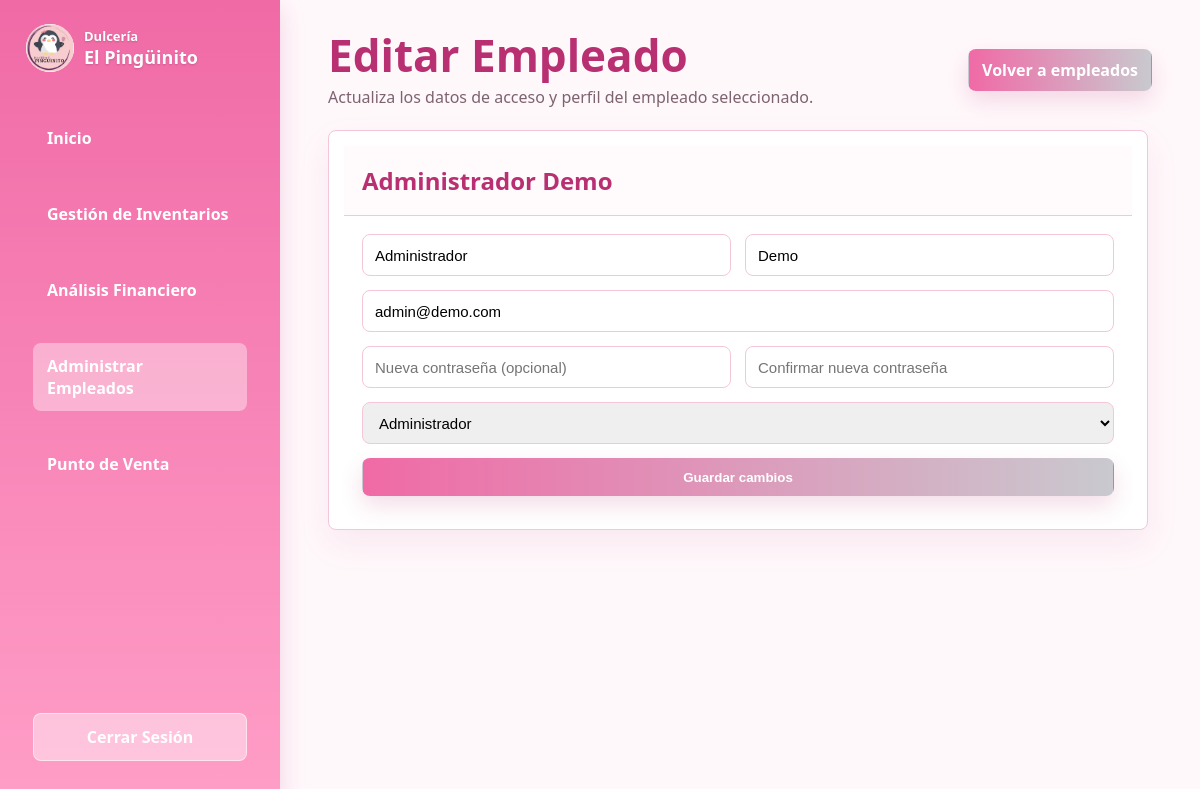
The page /pages/editar_empleado.php?id=2 (signed in) on the database its author committed.
### tables this page shows
CREATE TABLE `usuarios` (
  `id` int(11) NOT NULL,
  `apellidos` varchar(50) NOT NULL,
  `nombre` varchar(100) NOT NULL,
  `email` varchar(100) NOT NULL,
  `password` varchar(255) NOT NULL,
  `rol` enum('admin','empleado') NOT NULL DEFAULT 'empleado',
  `fecha_creacion` timestamp NOT NULL DEFAULT current_timestamp()
);

### pages/editar_empleado.php (the view, shortened to what this page needs)
<?php
require_once __DIR__ . '/../includes/db.php';
$empleado_id = isset($_GET['id']) ? intval($_GET['id']) : 0;
$empleado = null;
$sql_select = "SELECT id, nombre, apellidos, email, rol FROM usuarios WHERE id = ?";
$stmt_select = $conn->prepare($sql_select);
if ($stmt_select) {
    $stmt_select->bind_param("i", $empleado_id);
    $stmt_select->execute();
    $result_select = $stmt_select->get_result();
    if ($result_select->num_rows == 1) {
        $empleado = $result_select->fetch_assoc();
    } else {
        header("Location: /DULCERIAV2/pages/administrar_empleados.php?error=empleado_no_encontrado");
        exit();
    }
} else {
    $mensaje = "Error al preparar la consulta para obtener el empleado: " . $conn->error;
    $clase_mensaje = "error";
}
?>
<!DOCTYPE html>
<html lang="es">
<head>
    <link rel="stylesheet" href="/DULCERIAV2/css/app.css">
    <link rel="stylesheet" href="/DULCERIAV2/css/module-layout.css">
</head>
<body class="module-page">
    <nav id="sidebar">
        <div class="sidebar-brand">
            <img src="/DULCERIAV2/assets/logo.png" alt="Logo de Dulcería El Pingüinito">
            <div>
                <span>Dulcería</span>
                <strong>El Pingüinito</strong>
            </div>
        </div>
        <ul class="sidebar-menu">
            <li><a href="/DULCERIAV2/pages/dashboard.php">Inicio</a></li>
            <li><a href="/DULCERIAV2/pages/inventario.php">Gestión de Inventarios</a></li>
            <li><a href="/DULCERIAV2/pages/analisis_finaciero.php">Análisis Financiero</a></li>
            <li><a class="active" href="/DULCERIAV2/pages/administrar_empleados.php">Administrar Empleados</a></li>
            <li><a href="/DULCERIAV2/pages/punto_venta.php">Punto de Venta</a></li>
        </ul>
        <ul class="sidebar-footer">
            <li><a href="/DULCERIAV2/actions/logout.php">Cerrar Sesión</a></li>
        </ul>
    </nav>
    <main class="layout">
        <div class="page-header">
            <div>
                <h1>Editar Empleado</h1>
                <p>Actualiza los datos de acceso y perfil del empleado seleccionado.</p>
            </div>
            <a class="btn btn-primary" href="/DULCERIAV2/pages/administrar_empleados.php">Volver a empleados</a>
        </div>
        <?php if ($empleado) : ?>
            <section class="panel edit-panel">
                <div class="panel-header">
                    <h2><?php echo htmlspecialchars($empleado['nombre'] . ' ' . $empleado['apellidos']); ?></h2>
                </div>
                <form class="form-grid" action="/DULCERIAV2/pages/editar_empleado.php?id=<?php echo $empleado['id']; ?>" method="POST" style="padding: 18px;">
                    <input type="text" name="nombre" id="nombre" placeholder="Nombre" value="<?php echo htmlspecialchars($empleado['nombre']); ?>" required>
                    <input type="text" name="apellidos" id="apellidos" placeholder="Apellidos" value="<?php echo htmlspecialchars($empleado['apellidos']); ?>" required>
                    <input class="full" type="email" name="correo" id="correo" placeholder="Correo electrónico" value="<?php echo htmlspecialchars($empleado['email']); ?>" required>
                    <input type="password" name="nueva_contrasena" id="nueva_contrasena" placeholder="Nueva contraseña (opcional)">
                    <input type="password" name="confirmar_contrasena" id="confirmar_contrasena" placeholder="Confirmar nueva contraseña">
                    <select class="full" name="rol" id="rol" required>
                        <option value="admin" <?php echo ($empleado['rol'] == 'admin') ? 'selected' : ''; ?>>Administrador</option>
                    </select>
                    <button class="btn btn-primary full" type="submit" name="actualizar">Guardar cambios</button>
                </form>
            </section>
        <?php else : ?>
            <div class="message error">No se pudo cargar la información del empleado.</div>
        <?php endif; ?>
    </main>
</body>
</html>

### css/app.css (style rules this page uses)
body { font-family: Arial, sans-serif; margin: 0; padding: 0; background: #fff; color: #333; }
#sidebar { position: fixed; left: -250px; top: 0; width: 250px; height: 100%; background: #f4a3c1; padding-top: 20px; transition: 0.3s; }
#sidebar ul { list-style: none; padding: 0; }
#sidebar ul li { padding: 15px; }
#sidebar ul li a { text-decoration: none; color: white; display: block; }
main { padding: 20px; }
h1 { color: #d14778; }
section { background: #f8f8f8; padding: 15px; margin: 10px 0; border-radius: 10px; }
h2 { color: #d14778; }

### css/module-layout.css (style rules this page uses)
:root { --pink: #f06aa6; --pink-dark: #b82f72; --ink: #3b2330; --muted: #7d6370; --line: #f3c7d9; --soft: #fff2f7; --surface: #ffffff; }
* { box-sizing: border-box; }
body.module-page { margin: 0; font-family: "Segoe UI", Arial, sans-serif; color: var(--ink); background: #fff8fb; }
.brand, .sidebar-brand { display: flex; align-items: center; gap: 10px; }
.brand img, .sidebar-brand img { border-radius: 50%; background: #fff; }
#sidebar { position: fixed; inset: 0 auto 0 0; width: 280px; padding: 24px 18px; background: linear-gradient(180deg, #f06aa6 0%, #ff9ec7 100%); box-shadow: 0 8px 24px rgba(184, 47, 114, 0.18); display: flex; flex-direction: column; z-index: 10; }
.sidebar-brand { color: #fff; margin-bottom: 28px; padding: 0 8px; text-shadow: 0 1px 2px rgba(95, 43, 70, 0.25); }
.sidebar-brand img { width: 48px; height: 48px; }
.sidebar-brand span { display: block; font-size: 13px; font-weight: 700; }
.sidebar-brand strong { display: block; font-size: 18px; }
.sidebar-menu, .sidebar-footer { list-style: none; padding: 0; margin: 0; }
.sidebar-menu { flex: 1; }
.sidebar-menu li, .sidebar-footer li { padding: 6px 0; }
.sidebar-menu a, .sidebar-footer a { display: block; padding: 12px 14px; border-radius: 8px; text-decoration: none; color: #4a2233; font-weight: 800; }
.sidebar-menu a:hover, .sidebar-menu a.active { background: rgba(255, 255, 255, 0.38); color: #8b174f; }
.sidebar-footer a { background: rgba(255, 255, 255, 0.42); border: 1px solid rgba(255, 255, 255, 0.55); color: #8b174f; text-align: center; }
.layout { width: min(1480px, calc(100% - 320px)); margin-left: 300px; padding: 32px 28px 48px; }
.page-header { display: flex; justify-content: space-between; align-items: center; gap: 18px; margin-bottom: 22px; }
.page-header h1 { margin: 0 0 8px; color: var(--pink-dark); font-size: clamp(30px, 4vw, 44px); line-height: 1.05; }
.page-header p { margin: 0; color: var(--muted); }
.panel, .summary-card { border: 1px solid var(--line); border-radius: 8px; background: var(--surface); box-shadow: 0 14px 34px rgba(184, 47, 114, 0.08); }
.panel { overflow: hidden; }
.panel-header { display: flex; justify-content: space-between; align-items: center; gap: 16px; padding: 18px; border-bottom: 1px solid var(--line); background: #fffafb; }
.panel-header h2, .panel h2 { margin: 0; color: var(--pink-dark); }
.field, .search-bar, input, select { border: 1px solid var(--line); border-radius: 8px; outline: none; }
.btn, button.btn { min-height: 38px; padding: 9px 13px; border: 1px solid transparent; border-radius: 8px; cursor: pointer; font-weight: 800; text-decoration: none; display: inline-flex; align-items: center; justify-content: center; }
.btn-primary { background: linear-gradient(90deg, #f06aa6, #c9c9cf); color: #fff; box-shadow: 0 10px 22px rgba(184, 47, 114, 0.16); }
.form-grid { display: grid; grid-template-columns: repeat(2, minmax(0, 1fr)); gap: 14px; }
.form-grid input, .form-grid select { width: 100%; min-height: 42px; padding: 0 12px; font-size: 15px; }
.form-grid .full { grid-column: 1 / -1; }

### pages/editar_empleado.php (style rules this page uses)
.edit-panel { max-width: 820px; }

### rows shown on the page
usuarios: nombre+apellidos "Administrador Demo", nombre "Administrador", apellidos "Demo", correo "admin@demo.com", rol "Administrador"
